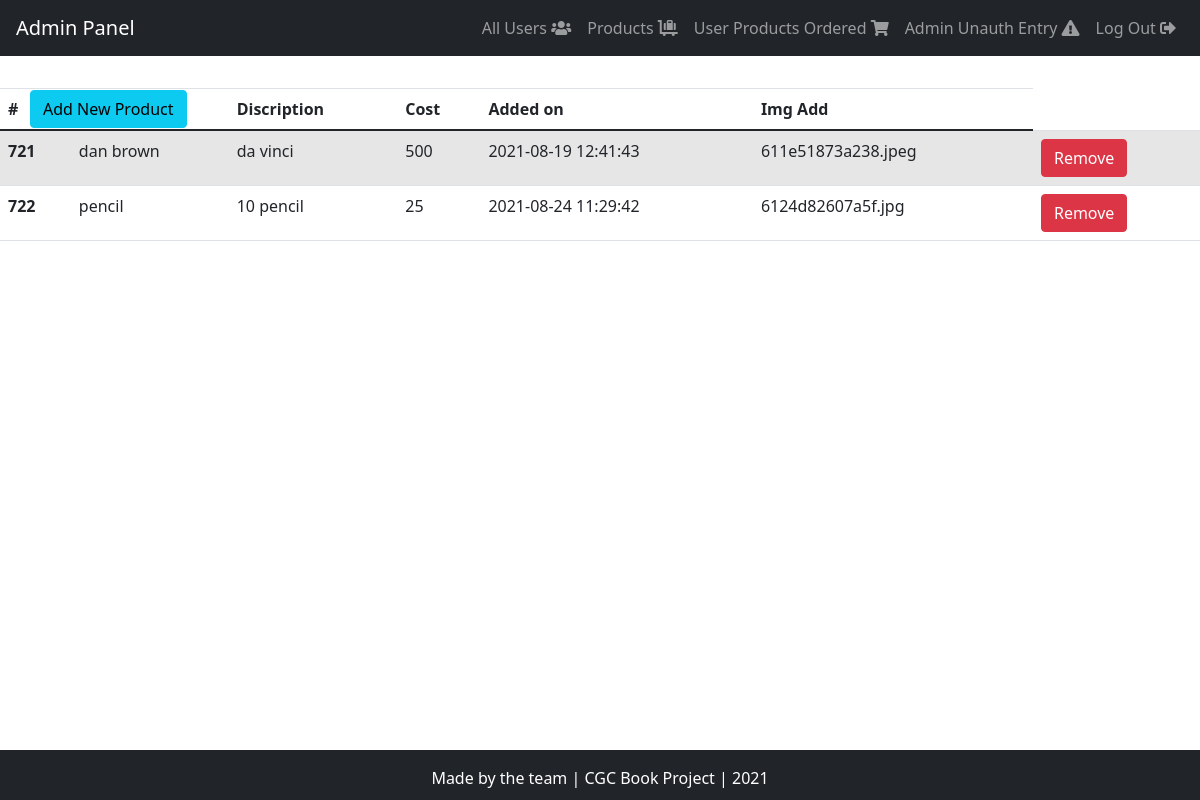
Screenshot of /admin-all-products.php with the database file from the repository.
### tables this page shows
CREATE TABLE `product` (
  `pid` int NOT NULL,
  `name` varchar(10) NOT NULL,
  `detail_desc` varchar(100) NOT NULL,
  `cost` int NOT NULL,
  `added_date` timestamp NOT NULL,
  `file_img_link` varchar(100) NOT NULL
);

### admin-all-products.php (the view, shortened to what this page needs)
<?php
     include 'db_con.php';
     $SELECT_QUERY="SELECT * FROM product ORDER BY added_date  ";
     $SELECT_QUERY_GET=mysqli_query($con,$SELECT_QUERY)
     or die(mysqli_error($con));
?>
<!DOCTYPE html>
<html lang="en">
<head>
    <link rel="stylesheet" href="https://maxcdn.bootstrapcdn.com/bootstrap/4.0.0/css/bootstrap.min.css">
    <link rel="stylesheet" href="https://cdn.jsdelivr.net/npm/bootstrap-icons@1.5.0/font/bootstrap-icons.css">
    <link href="https://cdn.jsdelivr.net/npm/bootstrap@5.0.2/dist/css/bootstrap.min.css" rel="stylesheet">
    <link rel="stylesheet" href="https://cdnjs.cloudflare.com/ajax/libs/font-awesome/5.15.4/css/all.min.css" />
    <link rel="stylesheet" href="css/admin_user.css">
</head>
<body>
<?php include'admin-header.php' ?>
<div class="main">
    <a class="btn btn-info" href="admin_add_new_product.php">Add New Product</a>
<table class="table table-striped">
  <thead>
    <tr>
      <th scope="col">#</th>
      <th scope="col">Name</th>
      <th scope="col">Discription</th>
      <th scope="col">Cost</th>
      <th scope="col">Added on</th>
      <th scope="col">Img Add</th>
    </tr>
  </thead>
  <tbody>
<?php while($row=mysqli_fetch_array($SELECT_QUERY_GET)){?>
  <tr>
      <th scope="row"><?php echo $row['pid']; ?></th>
      <td><?php echo $row['name']; ?></td>
      <td><?php echo $row['detail_desc']; ?></td>
      <td><?php echo $row['cost']; ?></td>
      <td><?php echo $row['added_date']; ?></td>
      <td><?php echo $row['file_img_link']; ?></td>
    <td><a class="btn btn-danger" href="delete_prod.php?pid=<?php echo $row['pid']?>;">Remove</a></td>
    </tr>
<?php }?>
  </tbody>
</table>
</div>
<?php include 'footer.php' ?>
</body>
</html>

### css/admin_user.css (style rules this page uses)
.main { padding-top: 50px; }
.main>a { position: relative; top:40px; left:30px; }

### rows the page displays
product: pid "721", name "dan brown", detail_desc "da vinci", cost "500", added_date "2021-08-19 12:41:43", file_img_link "611e51873a238.jpeg"
product: pid "722", name "pencil", detail_desc "10 pencil", cost "25", added_date "2021-08-24 11:29:42", file_img_link "6124d82607a5f.jpg"
